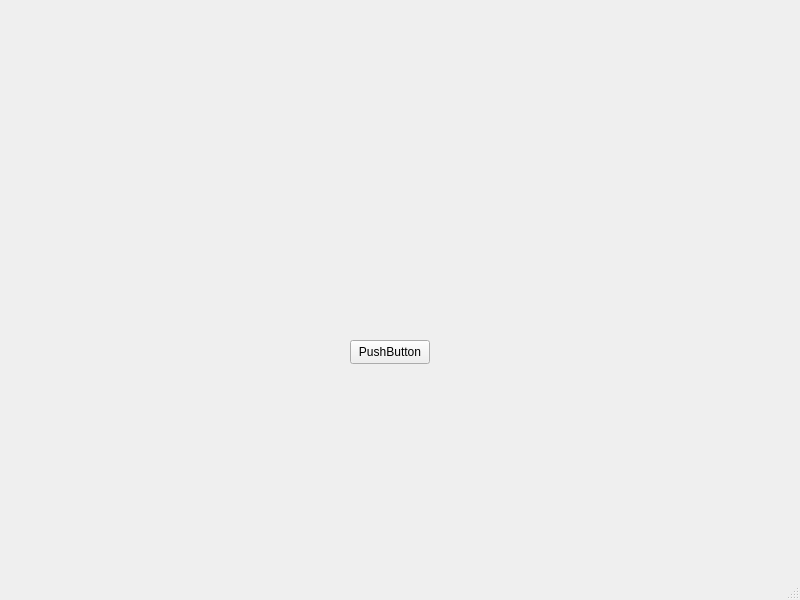
<?xml version="1.0" encoding="UTF-8"?>
<ui version="4.0">
 <class>MainWindow</class>
 <widget class="QMainWindow" name="MainWindow">
  <property name="geometry">
   <rect>
    <x>0</x>
    <y>0</y>
    <width>800</width>
    <height>600</height>
   </rect>
  </property>
  <property name="windowTitle">
   <string>MainWindow</string>
  </property>
  <widget class="QWidget" name="centralwidget">
   <widget class="QPushButton" name="pushButton">
    <property name="geometry">
     <rect>
      <x>350</x>
      <y>340</y>
      <width>80</width>
      <height>24</height>
     </rect>
    </property>
    <property name="text">
     <string>PushButton</string>
    </property>
   </widget>
  </widget>
  <widget class="QMenuBar" name="menubar">
   <property name="geometry">
    <rect>
     <x>0</x>
     <y>0</y>
     <width>800</width>
     <height>21</height>
    </rect>
   </property>
  </widget>
  <widget class="QStatusBar" name="statusbar"/>
 </widget>
 <resources/>
 <connections/>
</ui>
